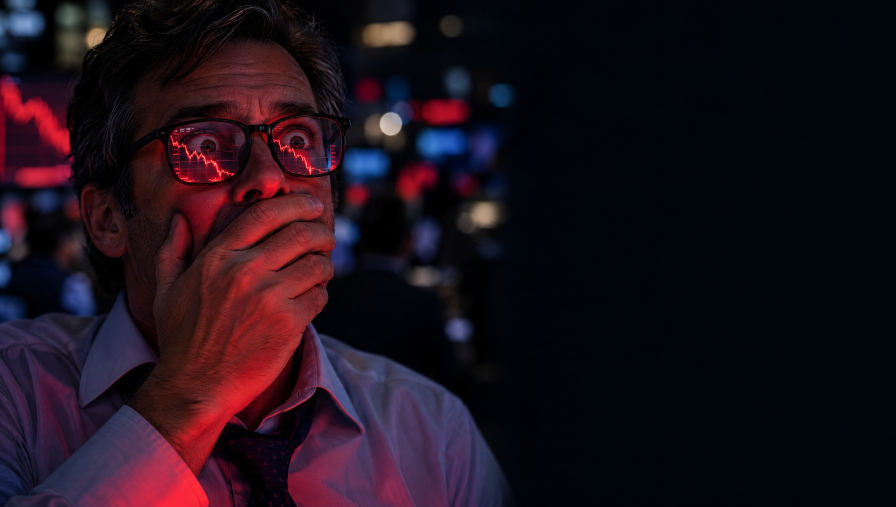
#> input picture effectcraft/invisible-cassette/thumbnails/claude_src/freeze.jpg, 2688 x 1520 px (shown at 1/3 size)
$ python thumbnails_claude.py
#> lines starting #> are read from the running program, lines starting #| are printed output that depends on the picture
### effectcraft/invisible-cassette/tools/thumbnails_user.py
#!/usr/bin/env python3
"""Text on the user's own three thumbnail images (thumbnails/user_src/idea1-3.jpg) -> thumbnails/thumb_user_*.jpg.

Usage: python3 -I tools/thumbnails_user.py      (run from effectcraft/invisible-cassette)
Three words or fewer each, in the film's type (IBM Plex Sans Condensed Bold) and colours, placed in each
picture's empty side, which is blurred (not darkened) so the words sit on soft colour; 1280x720 JPEG plus a 200 px mobile check.
"""
import os
import numpy as np
from PIL import Image, ImageDraw, ImageFilter, ImageFont

HERE = os.path.dirname(os.path.dirname(os.path.abspath(__file__)))
SRC, OUT = os.path.join(HERE, "thumbnails/user_src"), os.path.join(HERE, "thumbnails")
W, H = 1280, 720
BLACK, AMBER, RED, WHITE = (6, 7, 10), (255, 176, 0), (255, 59, 48), (242, 240, 234)
BOLD = os.path.expanduser("~/.fonts/IBMPlexSansCondensed-Bold.ttf")


def load(name, src_dir=None):
#> called with name = 'freeze.jpg'
    im = Image.open(os.path.join(src_dir or SRC, name)).convert("RGB")
#> im is the input picture: PIL image 2688x1520 RGB; mean R, G, B 29.1, 15.9, 26
    w, h = im.size; cw = min(w, round(h * 16 / 9)); ch = round(cw * 9 / 16)
#> after `w, h = im.size`: w = 2688; h = 1520
#> after `cw = min(w, round(h * 16 / 9))`: cw = 2688
#> after `ch = round(cw * 9 / 16)`: ch = 1512
    x0, y0 = (w - cw) // 2, (h - ch) // 2
#> x0 = 0; y0 = 4
    return im.crop((x0, y0, x0 + cw, y0 + ch)).resize((W, H), Image.LANCZOS)


# [6 lines left out: function shade, not called in this run]


def blur_side(img, side, width=0.5, fill=False, darken=0.18):
    """the text side becomes a soft blur of the picture (review note: blurry, not black). With fill=True the
    side is empty black in the source, so it is filled with an enlarged, heavily blurred copy of the subject half."""
#> called with side = 'right', width = 0.5, fill = True, darken = 0.18
    if fill:
        # the subject half, stretched across the frame and mirrored so its colours continue past the seam
        half = img.crop((0, 0, W // 2, H)) if side == "right" else img.crop((W // 2, 0, W, H))
        bg = half.resize((W, H), Image.LANCZOS)
        if side == "right": bg = bg.transpose(Image.FLIP_LEFT_RIGHT)
        bg = bg.filter(ImageFilter.GaussianBlur(45))
    else:
        bg = img.filter(ImageFilter.GaussianBlur(22))
    x = np.linspace(0, 1, W)
    edge = 1 - width                                     # where the blur starts, with a soft 18 % transition
    m = np.clip((x - edge + 0.09) / 0.18, 0, 1) if side == "right" else np.clip((width + 0.09 - x) / 0.18, 0, 1)
    m = m[None, :, None]
    a = np.asarray(img, float) * (1 - m) + np.asarray(bg, float) * m * (1 - darken)
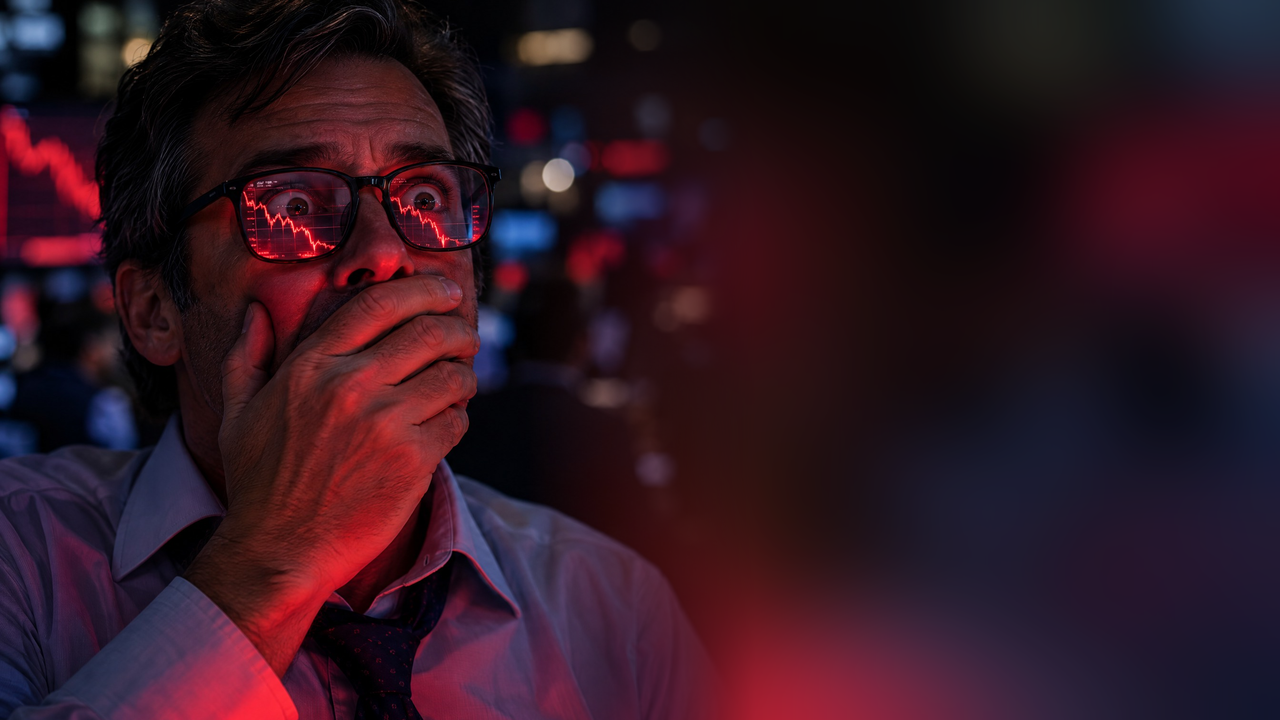
#> a: shape (720, 1280, 3) float64; mean R, G, B 48.4, 22.1, 33.5
    return Image.fromarray(a.clip(0, 255).astype(np.uint8))


def fit(text, size, maxw):
#> called with text = '$1 TRILLION', size = 120, maxw = 560
    while True:
        f = ImageFont.truetype(BOLD, size); bb = f.getbbox(text)
        if bb[2] - bb[0] <= maxw or size <= 40: return f
        size -= 4


def words(img, lines, x, y_mid, align, maxw):
    d = ImageDraw.Draw(img)
    fonts = [fit(t, s, maxw) for t, s, _ in lines]
    hs = [f.getbbox(t)[3] - f.getbbox(t)[1] for (t, _, _), f in zip(lines, fonts)]
    y = y_mid - (sum(hs) + 12 * (len(lines) - 1)) / 2
    for (t, _, col), f, h in zip(lines, fonts, hs):
        bb = f.getbbox(t); w = bb[2] - bb[0]
        tx = x - w if align == "right" else x
        d.text((tx - bb[0], y - bb[1]), t, font=f, fill=col, stroke_width=6, stroke_fill=BLACK)
        y += h + 12
#> after the loop, y = 490
    return img


def make(out, src, lines, side, y_mid, maxw, strength=0.55, src_dir=None, fill=False, width=0.5):
    img = blur_side(load(src, src_dir), side, width=width, fill=fill)
    x, align = (W - 44, "right") if side == "right" else (44, "left")
    img = words(img, lines, x, y_mid, align, maxw)
    p = os.path.join(OUT, out); img.save(p, quality=92, optimize=True)
    img.resize((200, 112), Image.LANCZOS).save(p.replace(".jpg", "_200px.png"))
    print(p, os.path.getsize(p) // 1024, "KB")


# [7 lines that do not run on import are left out]

### effectcraft/invisible-cassette/tools/thumbnails_claude.py
#!/usr/bin/env python3
"""Claude's three thumbnail ideas (Higgsfield, thumbnails/claude_src/*.jpg) with text -> thumbnails/thumb_claude_*.jpg.

Usage: python3 -I tools/thumbnails_claude.py      (run from effectcraft/invisible-cassette)
Human emotion and action instead of robots, each tied to a true moment in the film; same type and colours
as tools/thumbnails_user.py.
"""
import os, sys
sys.path.insert(0, os.path.dirname(os.path.abspath(__file__)))
from thumbnails_user import make, AMBER, RED, WHITE, HERE

SRC = os.path.join(HERE, "thumbnails/claude_src")
# A · the freeze: a trader's shock, the crash in his glasses (May 6, 2010)
make("thumb_claude_a_trillion_gone.jpg", "freeze.jpg", [("$1 TRILLION", 120, WHITE), ("GONE", 210, RED)], "right", 360, 560, src_dir=SRC, fill=True, width=0.5)
# B · faster than a blink: the crash reflected in a human eye (machines act inside 100-400 ms)
make("thumb_claude_b_faster_than_you.jpg", "blink.jpg", [("FASTER", 170, WHITE), ("THAN YOU", 170, RED)], "right", 360, 560, src_dir=SRC, fill=True, width=0.5)
#> call 2 of load, with name = 'blink.jpg'
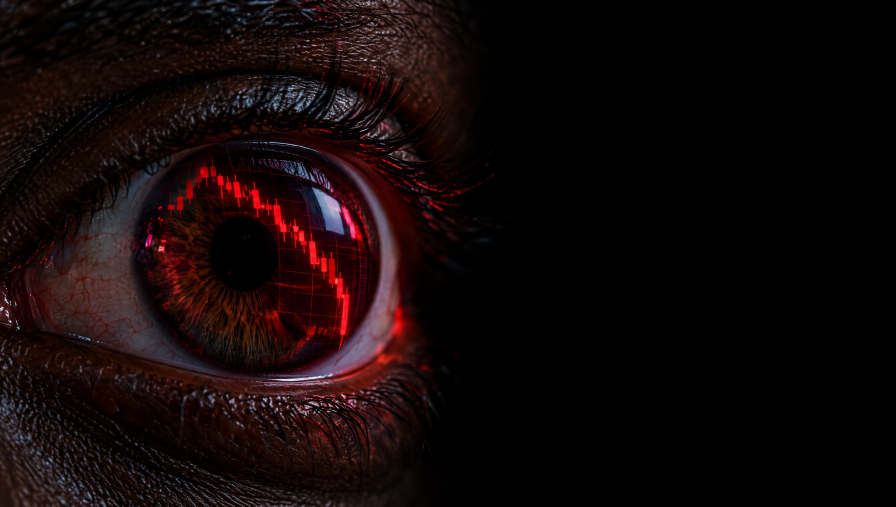
#> input picture effectcraft/invisible-cassette/thumbnails/claude_src/blink.jpg, 2688 x 1520 px (shown at 1/3 size)
#> in load, im is the input picture: PIL image 2688x1520 RGB; mean R, G, B 18.2, 8.1, 8.2
#> call 2 of blur_side, with side = 'right', width = 0.5, fill = True, darken = 0.18
#> in blur_side (call 2), `a = np.asarray(img, float) * (1 - m) + np.asarray(bg, float) * m * (1 ..`:
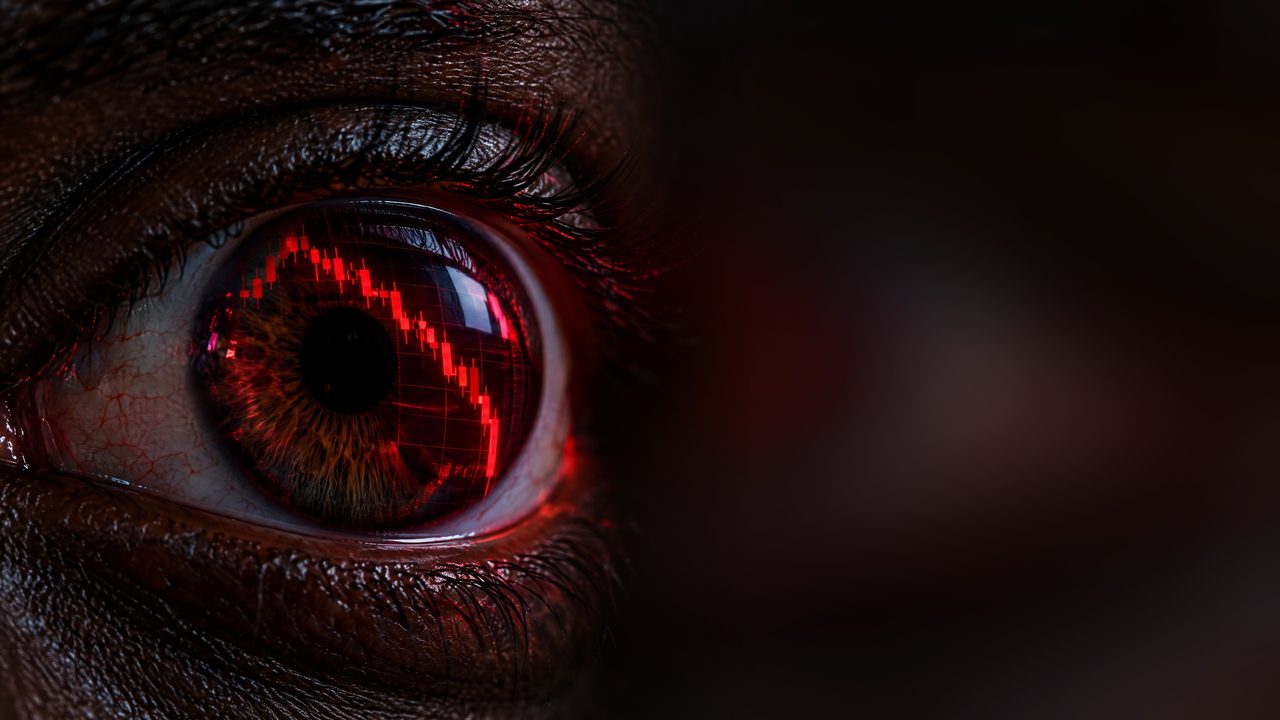
#> a: shape (720, 1280, 3) float64; mean R, G, B 29.3, 13.9, 13.7
#> the loop in words (call 2), `for (t, _, col), f, h in zip(lines, fonts, hs):` made 2 passes
#> (t, col, h, bb, w, tx, y) on passes 1 to 2: ('FASTER', (242, 240, 234), 110, (0, 28, 546, 138), 546, 690, 380.5), ('THAN YOU', (255, 59, 48), 81, (-1, 20, 550, 101), 551, 685, 473.5)
# C · the override: a hand that can't reach the emergency stop (the kill-switch chapter)
make("thumb_claude_c_too_late.jpg", "override.jpg", [("TOO", 190, WHITE), ("LATE", 230, RED)], "right", 360, 480, src_dir=SRC, fill=True, width=0.5)
#> call 3 of make, with out = 'thumb_claude_c_too_late.jpg', src = 'override.jpg', side = 'right', y_mid = 360, maxw = 480, strength = 0.55, fill = True, width = 0.5
#> call 3 of load, with name = 'override.jpg'
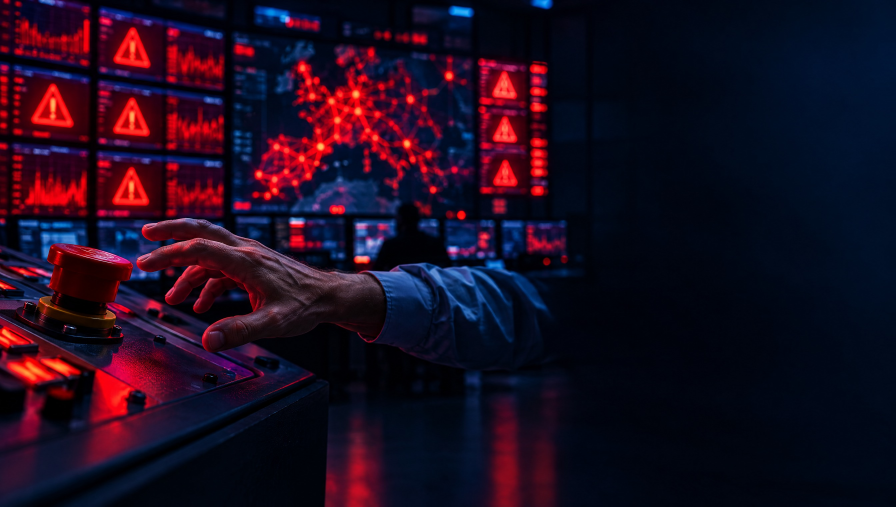
#> input picture effectcraft/invisible-cassette/thumbnails/claude_src/override.jpg, 2688 x 1520 px (shown at 1/3 size)
#> in load, im is the input picture: PIL image 2688x1520 RGB; mean R, G, B 29.3, 11.8, 31.3
#> call 3 of blur_side, with side = 'right', width = 0.5, fill = True, darken = 0.18
#> in blur_side (call 3), `half = img.crop((0, 0, W // 2, H)) if side == "right" else img.crop((W..`:
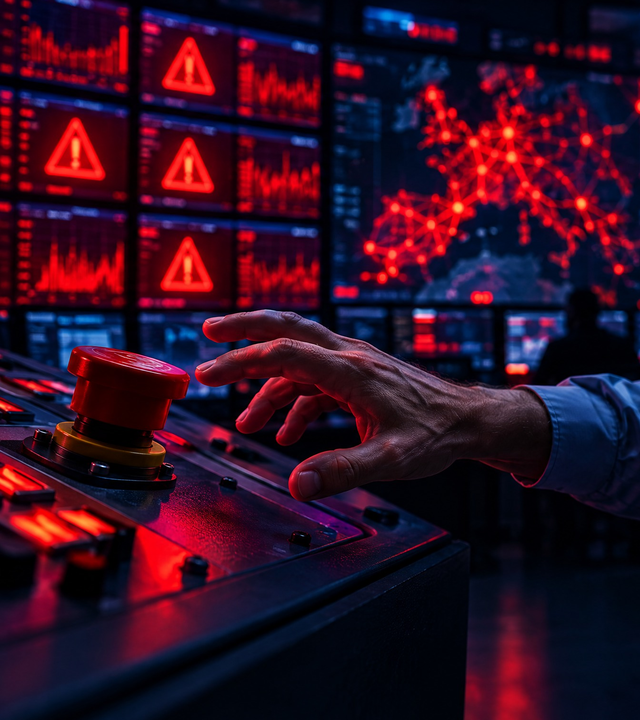
#> half: PIL image 640x720 RGB; mean R, G, B 49.5, 13.9, 35.2
#> in blur_side (call 3), `a = np.asarray(img, float) * (1 - m) + np.asarray(bg, float) * m * (1 ..`:
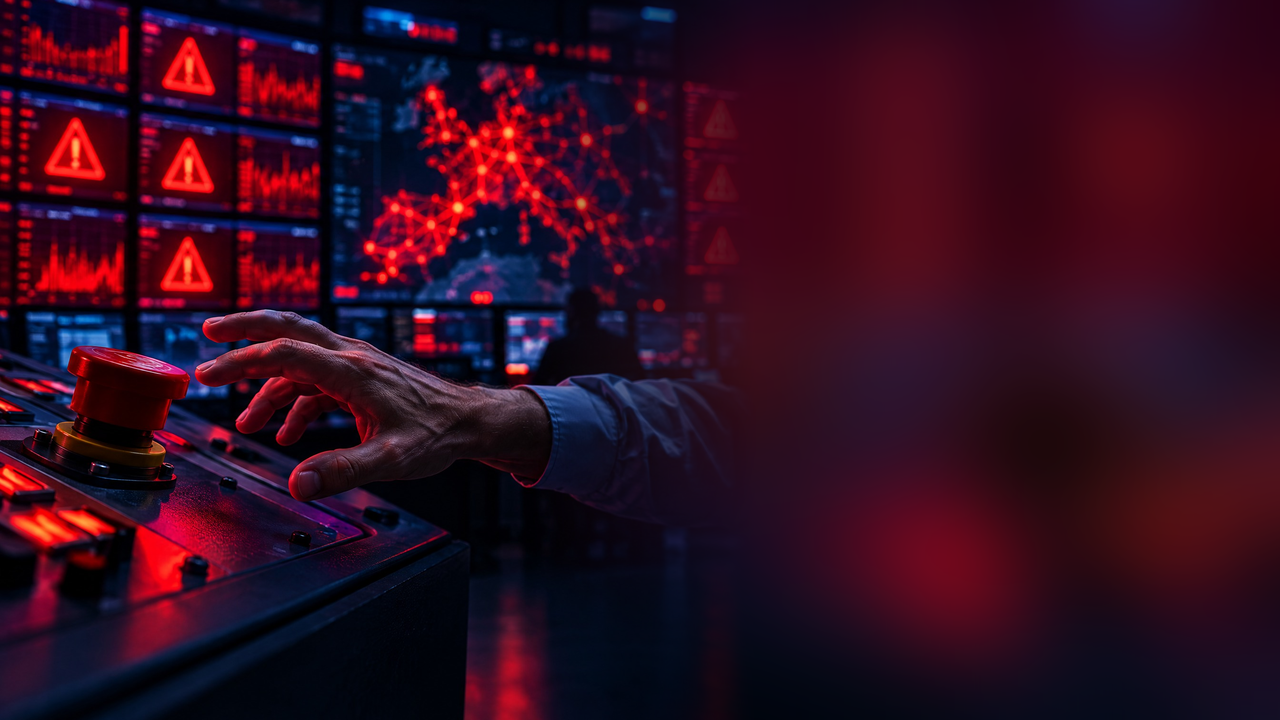
#> a: shape (720, 1280, 3) float64; mean R, G, B 49.7, 12.2, 31.5
#> in make (call 3), `img.resize((200, 112), Image.LANCZOS).save(p.replace(".jpg", "_200px.p..`:
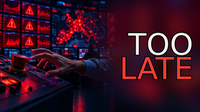
#> saved as thumb_claude_c_too_late_200px.png: PIL image 200x112 RGB; mean R, G, B 55.8, 17.2, 35
